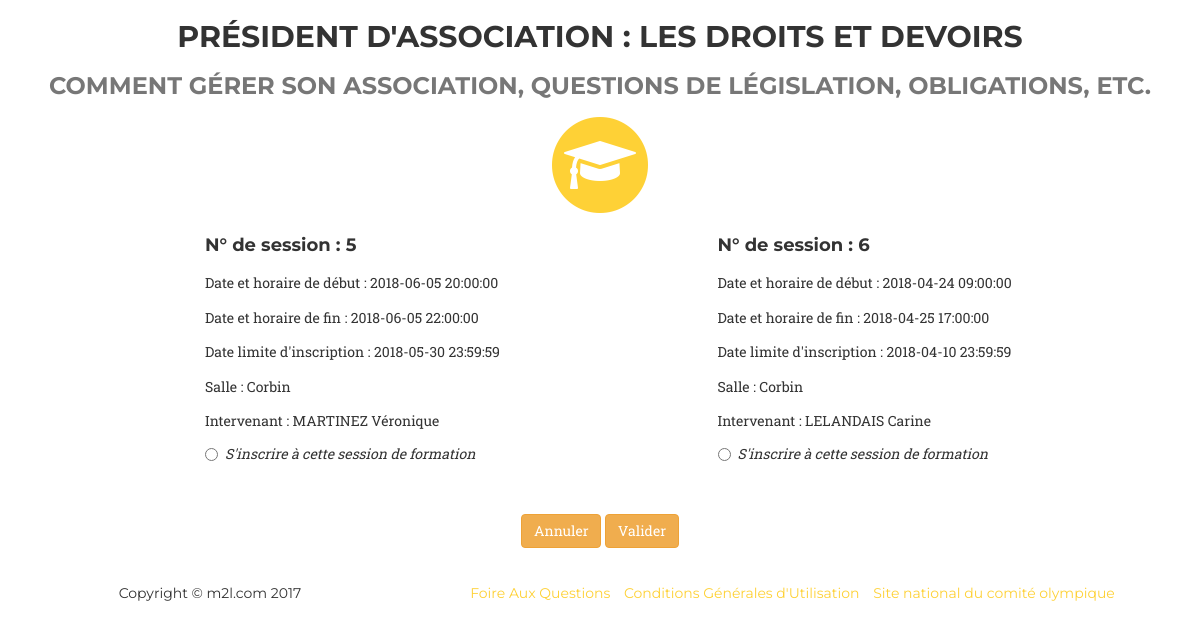
/sessionsFormation.php?idSession=3, run on the app's committed database.
### tables this page shows
CREATE TABLE `formation` (
  `idFormation` int(11) NOT NULL,
  `titre` text,
  `descriptif` text,
  `image` varchar(30) NOT NULL
);

CREATE TABLE `sessionformation` (
  `idSession` int(11) NOT NULL,
  `idFormation` int(11) DEFAULT NULL,
  `idIntervenant` int(11) DEFAULT NULL,
  `dateLimiteInsc` datetime DEFAULT NULL,
  `dateDebut` datetime NOT NULL,
  `dateFin` datetime NOT NULL,
  `salle` text
);

CREATE TABLE `intervenant` (
  `idIntervenant` int(11) NOT NULL,
  `nom` text,
  `prenom` text,
  `titre` text,
  `adresse` text,
  `codePostal` text,
  `email` text,
  `tel` text
);

### _gestionFonction.php (called while the page is built, shortened)
<?php
function connexion() {
    $user = 'root';
    $pass = '';
    $hote = 'localhost';
    $port = '3306';
    $base = 'm2l_formation';
    $dsn="mysql:$hote;port=$port;dbname=$base";
    $pdo = null;
    try {
        $pdo = new PDO($dsn,$user,$pass, array(PDO::MYSQL_ATTR_INIT_COMMAND => "SET NAMES utf8"));
    } catch (PDOException $err) {
        $messageErreur = $err->getMessage();
        error_log($messageErreur, 0);
    }
    return $pdo;
}
function listeFormations(){
    $lesFormations = array();
    $pdo = connexion();
    if($pdo != null){
        $sql = "SELECT idFormation, titre, descriptif, image FROM formation";
        $pdoStatement = $pdo->query($sql);
        $lesFormations = $pdoStatement->fetchAll(PDO::FETCH_ASSOC);
    }
    return $lesFormations;
}
function listeSessions($idFormation){
    $lesSessions = array();
    $pdo = connexion();
    if($pdo != null){
        $sql = "SELECT * FROM sessionformation JOIN intervenant ON sessionformation.idIntervenant = intervenant.idIntervenant WHERE idFormation=:idFormation";
        $pdoStatement = $pdo->prepare($sql);
        $pdoStatement->bindParam(":idFormation",$idFormation);
        $pdoStatement->execute();
        $lesSessions = $pdoStatement->fetchAll(PDO::FETCH_ASSOC);
    }
    return $lesSessions;
}

### sessionsFormation.php (the view, shortened to what this page needs)
<?php
include_once '_gestionFonction.php';
include 'header.inc.php';
if(isset($_GET["idSession"])){
    $idSession = $_GET["idSession"];
}
?>
            <div class="row">
                <div class="col-lg-12 text-center">
                    <?php $listeFormations = listeFormations();
                    foreach($listeFormations as $formation){
                        if($formation["idFormation"] == $idSession){
                    ?>
                    <h2 class="section-heading"><?php echo $formation["titre"]; ?></h2>
                    <h3 class="section-subheading text-muted"><?php echo $formation["descriptif"]; ?></h3>
                </div>
                <?php } }?>
            </div>
            <div class="row text-center">
                <div class="col-md-offset-1 col-md-10">
                    <span class="fa-stack fa-4x">
                        <i class="fa fa-circle fa-stack-2x text-primary"></i>
                        <i class="fa fa-mortar-board fa-stack-1x fa-inverse"></i>
                    </span>
                </div>
            </div>
            <form action="sessionFormation.traitement.php" method="post">
                <div class="row">
                    <?php
                    $listeSessions = listeSessions($_SESSION["idFormation"]);
                    for($i=0;$i<count($listeSessions);$i++){
                    $session = $listeSessions[$i];
                        if(strtotime($session["dateLimiteInsc"]) > strtotime(date("Y-m-d H:i:s"))){
                            if($i%2==0){
                            ?>
                            <div class="col-md-offset-2 col-md-4">
                                <h4 class="service-heading">N° de session : <?php echo $session["idSession"]; ?></h4>
                                <p>Date et horaire de début : <?php echo $session["dateDebut"]; ?></p>
                                <p>Date et horaire de fin : <?php echo $session["dateFin"]; ?></p>
                                <p>Date limite d'inscription : <?php echo $session["dateLimiteInsc"]; ?></p>
                                <p>Salle : <?php echo $session["salle"]; ?></p>
                                <p>Intervenant : <?php echo $session["nom"]. " ".$session["prenom"]; ?></p>
                                <div class="radio">
                                    <label>
                                        <input type="radio" value="<?php echo $session["idSession"]; ?>" name="choixSession"> <span class="italique">S'inscrire à cette session de formation</span>
                                    </label>
                                </div>
                            </div>
                            <?php }else{ ?>
                            <div class="col-md-offset-1 col-md-4">
                                <h4 class="service-heading">N° de session : <?php echo $session["idSession"]; ?></h4>
                                <p>Date et horaire de début : <?php echo $session["dateDebut"]; ?></p>
                                <p>Date et horaire de fin : <?php echo $session["dateFin"]; ?></p>
                                <p>Date limite d'inscription : <?php echo $session["dateLimiteInsc"]; ?></p>
                                <p>Salle : <?php echo $session["salle"]; ?></p>
                                <p>Intervenant : <?php echo $session["nom"]. " ".$session["prenom"]; ?></p>
                                <div class="radio">
                                    <label>
                                        <input type="radio" value="<?php echo $session["idSession"]; ?>" name="choixSession"> <span class="italique">S'inscrire à cette session de formation</span>
                                    </label>
                                </div>
                            </div>
                    <?php } } } ?>
                </div>
                <div class="row">
                    <div class="col-lg-12 text-center">
                        <br>
                        <br>
                        <div>
                            <button type="submit" name="annuler" class="btn btn-warning">Annuler</button>
                            <button type="submit" name="valider" class="btn btn-warning">Valider</button>
                        </div>
                    </div>
                </div>
            </form>
<?php include 'footer.inc.php'; ?>

### css/agency.css (style rules this page uses)
.text-primary { color: #fed136; }
.italique { font-style: italic; }
p { font-size: 14px; line-height: 1.75; }
h1, h2, h3, h4, h5, h6 { font-family: "Montserrat", "Helvetica Neue", Helvetica, Arial, sans-serif; text-transform: uppercase; font-weight: 700; }
.service-heading { margin: 15px 0; text-transform: none; }

### data on the page
formation: titre "PRÉSIDENT D'ASSOCIATION : LES DROITS ET DEVOIRS", descriptif "COMMENT GÉRER SON ASSOCIATION, QUESTIONS DE LÉGISLATION, OBLIGATIONS, ETC."
sessionformation: idSession "5", dateDebut "2018-06-05 20:00:00", dateFin "2018-06-05 22:00:00", dateLimiteInsc "2018-05-30 23:59:59", salle "Corbin", idIntervenant.nom "MARTINEZ", idIntervenant.prenom "Véronique"
sessionformation: idSession "6", dateDebut "2018-04-24 09:00:00", dateFin "2018-04-25 17:00:00", dateLimiteInsc "2018-04-10 23:59:59", salle "Corbin", idIntervenant.nom "LELANDAIS", idIntervenant.prenom "Carine"
